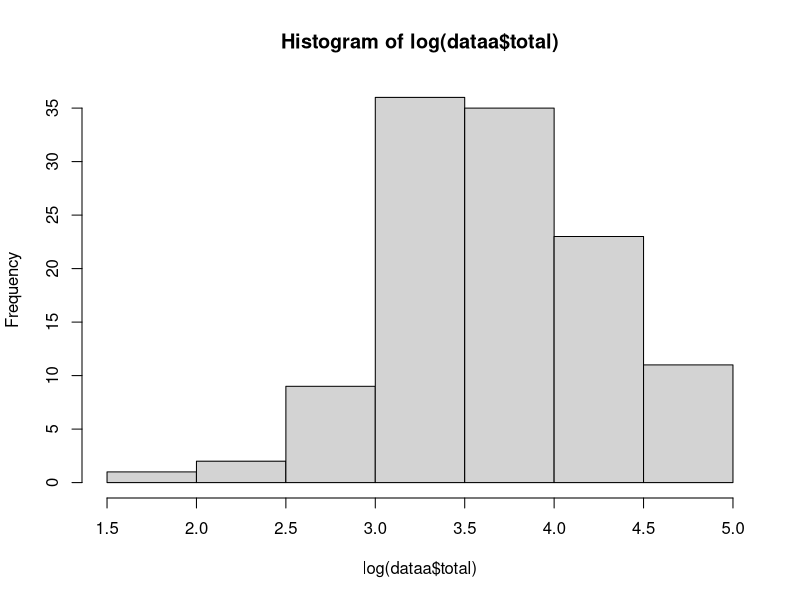

The R script that drew this image: (Note: this script raises an error after producing the figure.)
#e4model_freq2.R -- model includes total plant biomass
# 3/26/13
setwd("~/Desktop/E4_R")

library(nlme) #for mixed effect model, lme()
library(multcomp) #for setting contrasts

##################################
#import data
data<-read.table('e4_trimmedData.txt',header=T)
data$total<-data$Mvabund + data$pavi + data$sobi
data$Compabund<-data$pavi + data$sobi

#make datasets
Empty<-data[data$type=='Empty',]
Mivi<-data[data$type=='Mivi',]
Pavi<-data[data$type=='Pavi',]
Sobi<-data[data$type=='Sobi',]
CompEmpty<-data[data$type=='CompEmpty',]
CompPavi<-data[data$type=='CompPavi',]
CompSobi<-data[data$type=='CompSobi',]

##################################
#Model structure
# response ~ totalbiomass* Mvtrt * comptrt * Mvtrtxcomptrt
#where...
# totalbiomass is a continuous, positive measure
# Mvtrt is a factor with 4 levels: 1/6 Mv, 2/6 Mv, 4/6 Mv, 5/6 Mv
# comptrt is a factor with 3 levels: N, P, S
# responses include: 1) Mvabund (PS), 2) Compabund (PS), 3) soilmoi (PS), 4) nodi (PS), 5) no.nh (PS), 6) nitrifd (N), 7) minzd (N)

# Set-up data
dataa<-rbind(CompEmpty, CompPavi, CompSobi)
dataa$bk<-as.factor(dataa$bk)
dataa$Mvtrt<-as.factor(dataa$Mvtrt)
hist(log(dataa$total))#transform total
shapiro.test(log(dataa$total)) #almost normal
dataa$logtotal<-log(dataa$total)

logtotal<-dataa$logtotal #x1
mvtrt<-dataa$Mvtrt #x2
comptrt<-dataa$comptrt #x3
bk<-dataa$bk #block
#ys
mvabund<-dataa$Mvabund 
mvrelabund<-dataa$MVrelabund 
soilmoi<-dataa$soilmoi 
nodi<-dataa$nodi
nhno<-dataa$nh.no
nitrifd<-dataa$nitrifd
minzd<-dataa$minzd
response<-cbind(mvabund,mvrelabund,soilmoi,nodi,nhno,nitrifd,minzd)
dim(response)

anova.models.lme<-list()

for (i in 1:dim(response)[2]){ #loop through each response
  data1 <- data.frame(response[,i], logtotal,mvtrt, comptrt, bk) #define the dataframe
  responsenow<-response[,i]
  model.lme<-lme(fixed=responsenow ~ logtotal+mvtrt + comptrt + mvtrt*comptrt, random=~1|bk, data=data1, method="ML") #define the model, Model type 2 - Frequentist version with block effects
  anova.models.lme[[i]]<-anova(model.lme) #store the anova results  
}
names(anova.models.lme)<-colnames(response)  
table.anovas.lme<-do.call('rbind',anova.models.lme)
table.anovas.lme

write.table(table.anovas.lme, file='model2_mv1to5.txt', sep='\t', row.names=T, col.names=T)


#######################################
#Nested models
#Nodi
data1 <- data.frame(nodi, logtotal, mvtrt, comptrt, bk) #define the dataframe
lme.model<-lme(nodi~ logtotal+mvtrt+comptrt, random = ~1|bk, data=data1)
anova(lme.model)
lme.posthocs <- glht(lme.model, linfct=mcp(comptrt="Tukey")) 
summary(lme.posthocs)
#....

##############################################
##############################################
##############################################
#Includes Mvtrt 0/6 through 5/6 (not Mvtrt 6/6)

# Set-up data
datam<-rbind(Empty,Pavi, Sobi,CompEmpty, CompPavi, CompSobi)
datam$bk<-as.factor(datam$bk)
datam$Mvtrt<-as.factor(datam$Mvtrt)
tmp<-sqrt(datam$total+5) #transform total
hist(tmp)
shapiro.test(tmp) #almost normal
datam$logtotal<-sqrt(datam$total+5)

logtotal<-datam$logtotal #x1
mvtrt<-datam$Mvtrt #x2
comptrt<-datam$comptrt #x3
bk<-datam$bk #block
#ys
mvabund<-datam$Mvabund 
mvrelabund<-datam$MVrelabund 
soilmoi<-datam$soilmoi 
nodi<-datam$nodi
nhno<-datam$nh.no
nitrifd<-datam$nitrifd
minzd<-datam$minzd
response<-cbind(mvabund,mvrelabund,soilmoi,nodi,nhno,nitrifd,minzd)
dim(response)[2]

anova.models.lme<-list()

for (i in 1:dim(response)[2]){ #loop through each response
  data1 <- data.frame(response[,i], logtotal,mvtrt, comptrt, bk) #define the dataframe
  responsenow<-response[,i]
  model.lme<-lme(fixed=responsenow ~ logtotal+mvtrt + comptrt + mvtrt*comptrt, random=~1|bk, data=data1, method="ML") #define the model, Model type 2 - Frequentist version with block effects
  anova.models.lme[[i]]<-anova(model.lme) #store the anova results  
}
names(anova.models.lme)<-colnames(response)  
table.anovas.lme<-do.call('rbind',anova.models.lme)
table.anovas.lme

write.table(table.anovas.lme, file='model2_mv0to5.txt', sep='\t', row.names=T, col.names=T)


#######################################
#Nested models
#Soilmoi
data1 <- data.frame(soilmoi, logtotal, mvtrt, comptrt, bk) #define the dataframe
lme.model<-lme(soilmoi~ logtotal+mvtrt+comptrt+mvtrt*comptrt, random = ~1|bk, data=data1)
anova(lme.model)
